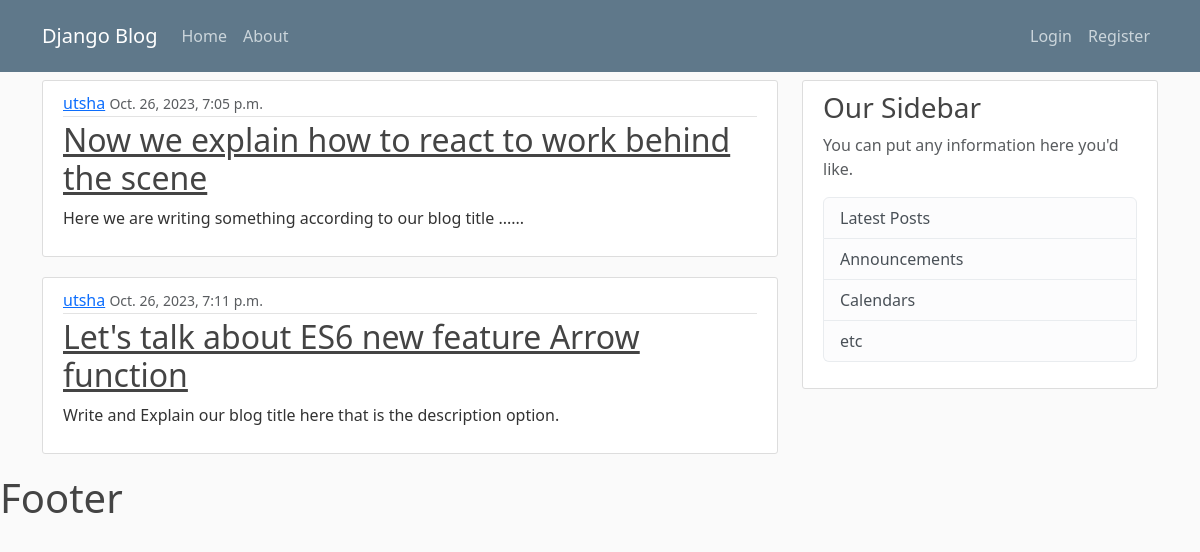
The page / on the database its author committed.
### blog/models.py (models this page shows)
class PostBlog(models.Model):
    creatorName = models.CharField(max_length=50)
    title = models.TextField()
    description = models.TextField()
    category = models.CharField(max_length=50)
    publishDate = models.DateTimeField(default=timezone.now)
    author = models.ForeignKey(User, on_delete=models.CASCADE)

### blog/views.py (the view)
# urls.py: path('', views.home, name="homePage"),
def home(request):
    postedBlog = PostBlog.objects.all()
    return render(request, 'blog/home.html', {"blogPost": postedBlog})

### blog/templates/blog/home.html
{% extends "blog/base.html" %}
        {%block content%}
            {% for blog in blogPost%}
            <article class="media content-section">
                <div class="media-body">
                  <div class="article-metadata">
                    <a class="mr-2" href="#">{{ blog.author }}</a>
                    <small class="text-muted">{{ blog.publishDate }}</small>
                  </div>
                  <h2><a class="article-title" href="#">{{ blog.title }}</a></h2>
                  <p class="article-content">{{ blog.description }}</p>
                </div>
            </article>
        {% endfor%}
{%endblock%}

### blog/static/blog/main.css (style rules this page uses)
body { background: #fafafa; color: #333333; margin-top: 5rem; }
h1, h2, h3, h4, h5, h6 { color: #444444; }
.content-section { background: #ffffff; padding: 10px 20px; border: 1px solid #dddddd; border-radius: 3px; margin-bottom: 20px; }
.article-title { color: #444444; }
.article-content { white-space: pre-line; }
.article-metadata { padding-bottom: 1px; margin-bottom: 4px; border-bottom: 1px solid #e3e3e3 }

### rows shown on the page
PostBlog: author "utsha", publishDate "Oct. 26, 2023, 7:05 p.m.", title "Now we explain how to react to work behind the scene", description "Here we are writing something according to our blog title ......"
PostBlog: author "utsha", publishDate "Oct. 26, 2023, 7:11 p.m.", title "Let's talk about ES6 new feature Arrow function", description "Write and Explain our blog title here that is the description option."
